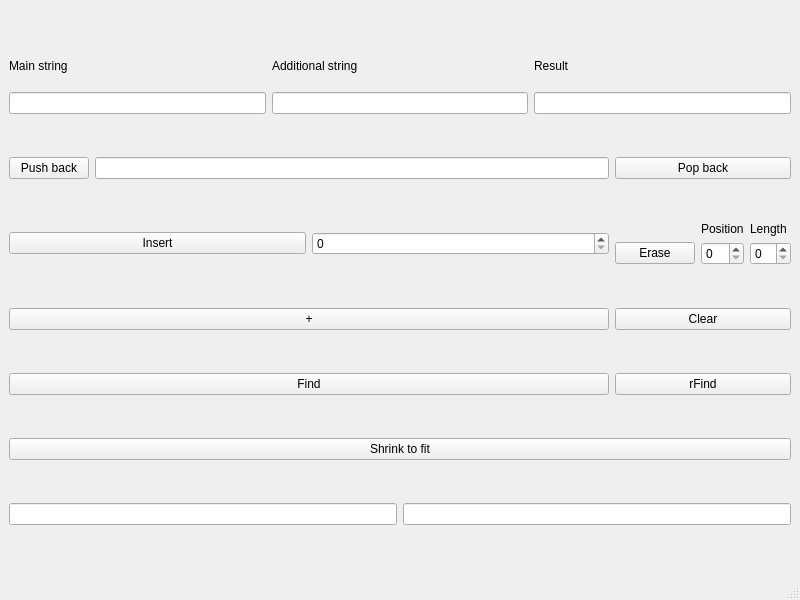
<?xml version="1.0" encoding="UTF-8"?>
<ui version="4.0">
 <class>MainWindow</class>
 <widget class="QMainWindow" name="MainWindow">
  <property name="geometry">
   <rect>
    <x>0</x>
    <y>0</y>
    <width>800</width>
    <height>600</height>
   </rect>
  </property>
  <property name="windowTitle">
   <string>MainWindow</string>
  </property>
  <widget class="QWidget" name="centralwidget">
   <layout class="QGridLayout" name="gridLayout_2">
    <item row="4" column="1">
     <layout class="QGridLayout" name="gridLayout_3">
      <item row="1" column="1">
       <widget class="QSpinBox" name="erasePosBox"/>
      </item>
      <item row="1" column="2">
       <widget class="QSpinBox" name="eraseLengthBox"/>
      </item>
      <item row="1" column="0">
       <widget class="QPushButton" name="eraseBtn">
        <property name="text">
         <string>Erase</string>
        </property>
       </widget>
      </item>
      <item row="0" column="1">
       <widget class="QLabel" name="label_4">
        <property name="text">
         <string>Position</string>
        </property>
       </widget>
      </item>
      <item row="0" column="2">
       <widget class="QLabel" name="label_5">
        <property name="maximumSize">
         <size>
          <width>16777215</width>
          <height>20</height>
         </size>
        </property>
        <property name="text">
         <string>Length</string>
        </property>
       </widget>
      </item>
     </layout>
    </item>
    <item row="0" column="0" colspan="2">
     <layout class="QGridLayout" name="gridLayout">
      <item row="0" column="1">
       <widget class="QLabel" name="label_2">
        <property name="maximumSize">
         <size>
          <width>16777215</width>
          <height>40</height>
         </size>
        </property>
        <property name="text">
         <string>Additional string</string>
        </property>
       </widget>
      </item>
      <item row="1" column="1">
       <widget class="QLineEdit" name="addEdit">
        <property name="enabled">
         <bool>true</bool>
        </property>
       </widget>
      </item>
      <item row="0" column="0">
       <widget class="QLabel" name="label">
        <property name="maximumSize">
         <size>
          <width>16777215</width>
          <height>40</height>
         </size>
        </property>
        <property name="text">
         <string>Main string</string>
        </property>
       </widget>
      </item>
      <item row="1" column="0">
       <widget class="QLineEdit" name="mainEdit">
        <property name="enabled">
         <bool>true</bool>
        </property>
        <property name="text">
         <string/>
        </property>
       </widget>
      </item>
      <item row="1" column="2">
       <widget class="QLineEdit" name="resultEdit"/>
      </item>
      <item row="0" column="2">
       <widget class="QLabel" name="label_3">
        <property name="maximumSize">
         <size>
          <width>16777215</width>
          <height>40</height>
         </size>
        </property>
        <property name="text">
         <string>Result</string>
        </property>
       </widget>
      </item>
     </layout>
    </item>
    <item row="5" column="1">
     <widget class="QPushButton" name="clearBtn">
      <property name="text">
       <string>Clear</string>
      </property>
     </widget>
    </item>
    <item row="3" column="1">
     <layout class="QHBoxLayout" name="horizontalLayout_3">
      <item>
       <widget class="QPushButton" name="popBackBtn">
        <property name="text">
         <string>Pop back</string>
        </property>
       </widget>
      </item>
     </layout>
    </item>
    <item row="4" column="0">
     <layout class="QHBoxLayout" name="horizontalLayout_4">
      <item>
       <widget class="QPushButton" name="insertBtn">
        <property name="text">
         <string>Insert</string>
        </property>
       </widget>
      </item>
      <item>
       <widget class="QSpinBox" name="insertBox"/>
      </item>
     </layout>
    </item>
    <item row="6" column="1">
     <layout class="QHBoxLayout" name="horizontalLayout_8">
      <item>
       <widget class="QPushButton" name="rFindBtn">
        <property name="text">
         <string>rFind</string>
        </property>
       </widget>
      </item>
     </layout>
    </item>
    <item row="8" column="0" colspan="2">
     <layout class="QHBoxLayout" name="horizontalLayout">
      <item>
       <widget class="QLineEdit" name="size"/>
      </item>
      <item>
       <widget class="QLineEdit" name="capacity"/>
      </item>
     </layout>
    </item>
    <item row="3" column="0">
     <layout class="QHBoxLayout" name="horizontalLayout_2">
      <item>
       <widget class="QPushButton" name="pushBackBtn">
        <property name="text">
         <string>Push back</string>
        </property>
       </widget>
      </item>
      <item>
       <widget class="QLineEdit" name="pushBackEdit"/>
      </item>
     </layout>
    </item>
    <item row="5" column="0">
     <widget class="QPushButton" name="plusBtn">
      <property name="text">
       <string>+</string>
      </property>
     </widget>
    </item>
    <item row="6" column="0">
     <layout class="QHBoxLayout" name="horizontalLayout_7">
      <item>
       <widget class="QPushButton" name="findBtn">
        <property name="text">
         <string>Find</string>
        </property>
       </widget>
      </item>
     </layout>
    </item>
    <item row="7" column="0" colspan="2">
     <widget class="QPushButton" name="shrinkBtn">
      <property name="text">
       <string>Shrink to fit</string>
      </property>
     </widget>
    </item>
   </layout>
  </widget>
  <widget class="QMenuBar" name="menubar">
   <property name="geometry">
    <rect>
     <x>0</x>
     <y>0</y>
     <width>800</width>
     <height>26</height>
    </rect>
   </property>
  </widget>
  <widget class="QStatusBar" name="statusbar"/>
 </widget>
 <resources/>
 <connections/>
</ui>
